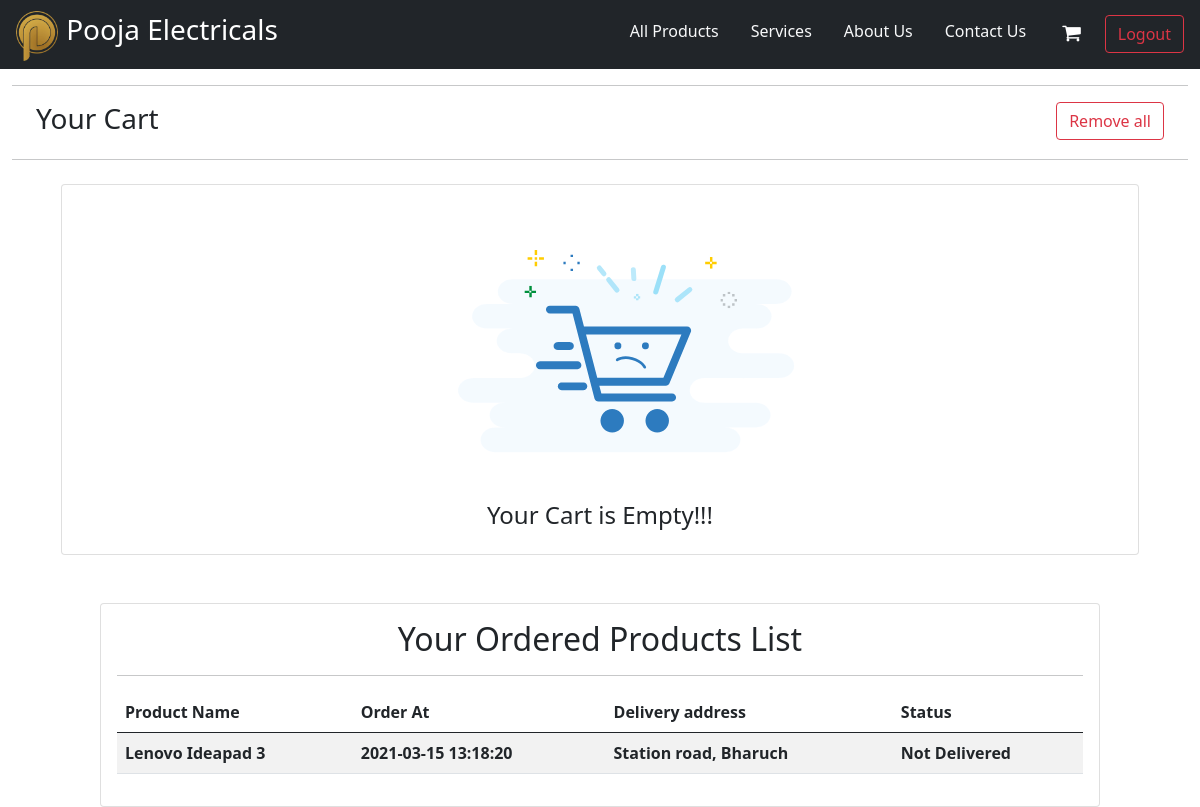
The app's page /user/cart.php (signed in) with its own data.
### tables this page shows
CREATE TABLE `ordered_products` (
  `id` int(11) NOT NULL,
  `o_id` int(8) NOT NULL,
  `p_id` int(8) NOT NULL,
  `status` text NOT NULL DEFAULT 'Not Delivered'
);

CREATE TABLE `product_details` (
  `p_id` int(10) NOT NULL,
  `p_name` text NOT NULL,
  `description` text NOT NULL,
  `p_img` text NOT NULL,
  `price` double NOT NULL,
  `stock` int(30) NOT NULL,
  `c_id` int(11) NOT NULL,
  `b_id` int(11) NOT NULL,
  `keywords` varchar(10000) NOT NULL,
  `product_optional_image_1` varchar(255) DEFAULT NULL,
  `product_optional_image_2` varchar(255) DEFAULT NULL,
  `product_optional_image_3` varchar(255) DEFAULT NULL,
  `product_optional_image_4` varchar(255) DEFAULT NULL
);

CREATE TABLE `order_details` (
  `o_id` int(8) NOT NULL,
  `u_id` int(8) NOT NULL,
  `total_amount` double NOT NULL,
  `shipping_address` varchar(300) NOT NULL,
  `ordered_at` timestamp NOT NULL DEFAULT current_timestamp()
);

### user/cart.php (the view, shortened to what this page needs)
<?php
    include './top.php';
    $useremail = $_SESSION['useremail'];
?>
<?php
    $query = "SELECT u_id, address FROM users  WHERE  email = '".$useremail."'" ;
    $res = mysqli_query($conn,$query);
    $r = mysqli_fetch_assoc($res);
    $u_id = (int)$r['u_id'];
?>
<div class="container-fluid mt-3">
    <hr>
    <div class="row justify-content-between my-3">
        <div class="col-md-4 ms-4">
            <h3>Your Cart</h3>
        </div>
        <div class="col-md-3 text-end me-4">
            <form  method="post">
                <input type="submit" class="btn btn-outline-danger" value="Remove all" name="clear">
            </form>
        </div>
    </div>
    <hr>
    <div class="mt-4">
        <div class="card col-11 m-auto" >
            <div class="card-body">
            <?php
                $total = 0;
                if(isset($_SESSION['useremail'])){
                $sql = "SELECT P.p_id,id,p_name,qty,p_img,price from cart_details as C,product_details as P,users as U where  C.p_id = P.p_id and U.u_id = C.u_id and is_in_cart = 'y' and U.email = '".$_SESSION['useremail']."'";
                $res = mysqli_query($conn,$sql);
                if (mysqli_num_rows($res) > 0) {
                    $order_falg = true;
                            ?>
                <table class="table table-striped text-center" >
                    <thead>
                        <tr>
                            <th>Review</th>
                            <th>Product Name</th>
                            <th>Price</th>
                            <th>Quantity</th>
                            <th>Remove</th>
                        </tr>
                    </thead>
                    <tbody>
                    <?php
                        while( $v = mysqli_fetch_assoc($res)){
                        $totalPerProduct = $v['price'] * $v['qty'];
                        $total += $totalPerProduct;
                    ?>
                        <tr onclick="window.location=' ../product.php?id=<?= $v['p_id']  ?>'" style="cursor:pointer">
                            <td><img src="<?= "../img/". $v['p_img']  ?>" alt="product image" width="60px" height="60px"></td>
                            <th><?= $v['p_name'] ?></th>
                            <th><?= $v['price'] ?></th>
                            <th>
                                <form method="post" style="display:inline">
                                    <input type="hidden" name="qty" value="<?=$v['qty']?>"/>
                                    <input type="hidden" name="pid" value="<?=$v['p_id']?>"/>
                                    <input type="submit" name="decrease" class="btn btn-sm btn-outline-primary me-2" value="-"/>
                                </form>
                                    <?= $v['qty'] ?>
                                <form method="post" style="display:inline">
                                    <input type="hidden" name="qty" value="<?=$v['qty']?>"/>
                                    <input type="hidden" name="pid" value="<?=$v['p_id']?>"/>
                                    <input type="submit" class="btn btn-sm btn-outline-primary ms-2" name="increse" value="+"/>
                                </form>
                            </th>
                            <th><a href="./remove_product.php?index=<?= $v['id'] ?>" class="btn btn-outline-danger "> <i class="fa fa-remove" aria-hidden="true"></i> </a></th>
                        </tr>
                        <?php
                            }
                        }
                        else{
                        ?>
                            <div class="col-4 m-auto" >
                                    <img src="../img/emptyCart.png" alt="Cart is empty" height="300px" srcset="">
                                    <h4 class="text-center">Your Cart is Empty!!!</h4>
                            </div>
                        <?php
                        }
                    }
                    ?>
            </div>
        </div>
    </div>
</div>
<div class="card col-md-10 col-xl-10 col-sm-11 m-auto mt-5" >
  <div class="card-body">
    <?php
         $query = "SELECT * FROM order_details WHERE u_id = ".$u_id;
         $res = mysqli_query($conn,$query);
          if (mysqli_num_rows($res) > 0) {
    ?>
     <div class="text-center">
        <h2>Your Ordered Products List</h2><hr>
    </div>
    <table class="table table-striped" >
        <thead>
            <tr>
                <th>Product Name</th>
                <th>Order At</th>
                <th>Delivery address </th>
                <th>Status</th>
            </tr>
        </thead>
        <tbody>
        <?php
             while($r = mysqli_fetch_assoc($res)){
                $order_query = "SELECT * FROM ordered_products WHERE o_id = ".$r['o_id'] ;
                $res1 = mysqli_query($conn,$order_query);
                while($r2 = mysqli_fetch_assoc($res1)){
                $product_query = "SELECT * FROM product_details WHERE p_id = ".$r2['p_id'] ;
                $res3 = mysqli_query($conn,$product_query);
                $p = mysqli_fetch_assoc($res3);
        ?>
            <tr>
                <th><?= $p['p_name'] ?></th>
                <th><?= $r['ordered_at'] ?></th>
                <th><?= $r['shipping_address'] ?></th>
                <th><?= $r2['status']?></th>
            </tr>
            <?php
                }
             }
            }else{
                echo "
                    <div  class='text-center'><p' class='text-center text-success '> You haven't ordered any product yet!</p></div>
                ";
            }
            ?>
        </tbody>
    </table>
  </div>
</div>

### records on screen
ordered_products: p.p_name "Lenovo Ideapad 3", o.ordered_at "2021-03-15 13:18:20", o.shipping_address "Station road, Bharuch", status "Not Delivered"

### other values on screen
$app_name "Pooja Electricals"
